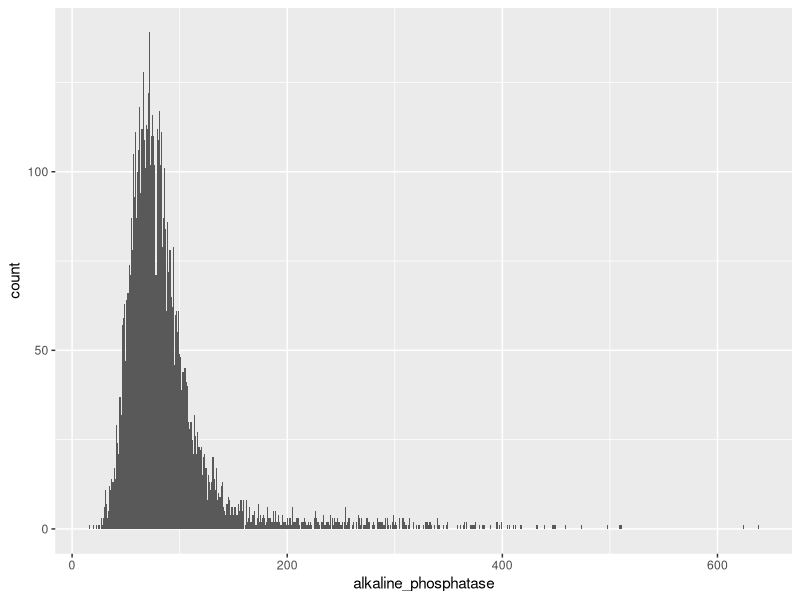
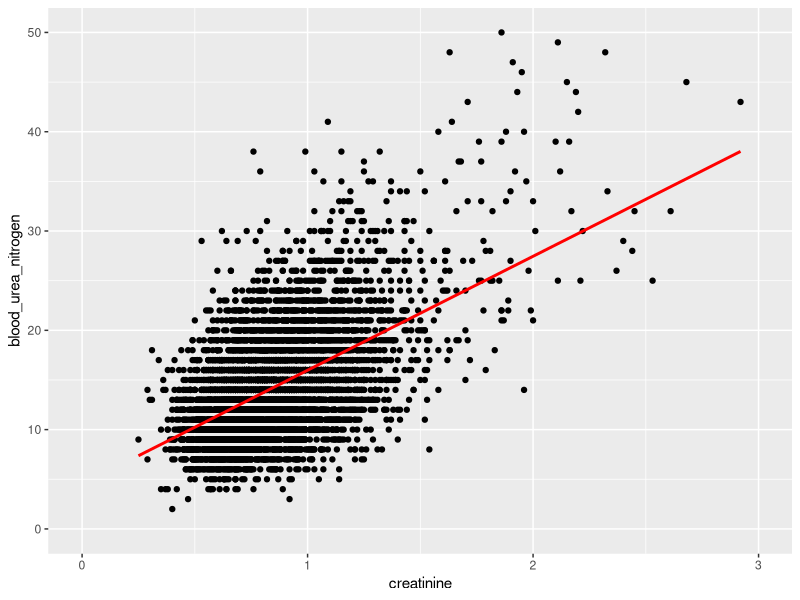
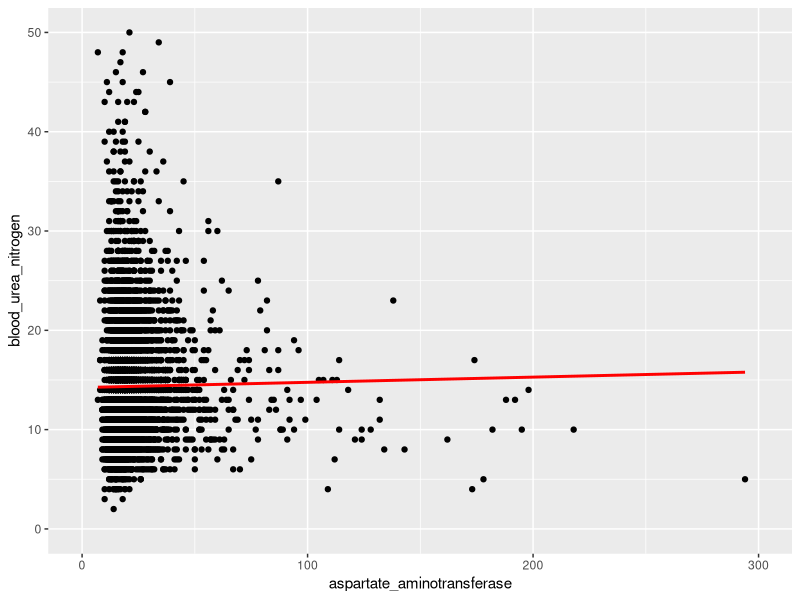

R code for these plots, in order:
## ---- chunk 1
## remove all user defined objects in your workspace
rm(list=ls())

library(tidyverse)  # Provides functions used throughout this session

biochem <- read_csv("biochem_wide.csv")
## ---- chunk 2
ggplot(data = biochem) +
  geom_histogram(aes(x = alkaline_phosphatase), binwidth = 1)
## ---- chunk 3
biochem %>%
  select(mrn, alkaline_phosphatase) %>%
	summarize(test_count = n(),
	          mean_alp = mean(alkaline_phosphatase)) 

## ---- chunk 4
stats_1a <- biochem %>%
	summarize(test_count = n(),
	          mean_alp = median(alkaline_phosphatase),
	          mean_ca = mean(total_calcium))
stats_1a
## ---- chunk 5
stats_1b <- biochem %>%
	summarize(test_count = n(),
	          median_alp = median(alkaline_phosphatase),
	          mean_ca = mean(total_calcium),
	          iqr_alp = IQR(alkaline_phosphatase),
	          sd_ca = sd(total_calcium))
stats_1b
## ---- chunk 6
stats_1c <- biochem %>%
  summarize(test_count = n(),
	          lower95_alp = quantile(alkaline_phosphatase, 0.025),
            upper95_alp = quantile(alkaline_phosphatase, 0.975),
	          var_alp = var(alkaline_phosphatase),
	          cv_alp = 100*sd(alkaline_phosphatase)/mean(alkaline_phosphatase))

stats_1c
## ---- chunk 7
biochem %>%
  select(mrn, gender, pat_type) %>%
  group_by(gender, pat_type)
## ---- chunk 8
biochem %>%  
	select(mrn, gender, alkaline_phosphatase) %>%
  group_by(gender) %>%
  summarize(test_count = n())

## ---- chunk 9
#filter males over 51
biochem_male <- biochem %>%
  filter(gender == "Male" & age >51)

#filter females over 51
biochem_female <- biochem %>%
  filter(gender == "Female" & age > 51)

#create variables for alkaline phosphatase
alp_male <- biochem_male$alkaline_phosphatase
alp_female <- biochem_female$alkaline_phosphatase

#perform unpaired wilkoxon rank sum test
wilcox.test(alp_male, alp_female, paired=FALSE)
## ---- chunk 10
#creates linear regression model
lm.model <- lm(blood_urea_nitrogen ~ creatinine + aspartate_aminotransferase, biochem)
summary(lm.model)

#scatterplot of creatinine vs. BUN
ggplot(biochem, aes(creatinine, blood_urea_nitrogen)) +
  geom_point() +
  xlim(0,3) + 
  ylim(0,50)+
  geom_smooth(method="lm", se=FALSE, color="red", formula = y ~ x)

#scatterplot of AST vs. BUN
ggplot(biochem, aes(aspartate_aminotransferase, blood_urea_nitrogen)) +
  geom_point() +
  xlim(0,300) + 
  ylim(0,50)+
  geom_smooth(method="lm", se=FALSE, color="red", formula = y ~ x)

#report model coefficients
lm.model$coefficients

#report confidence of model coefficients
confint(lm.model)

